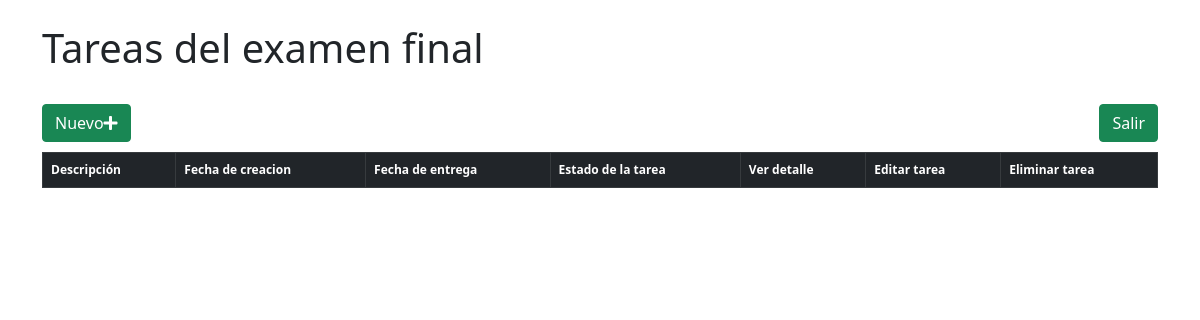
Page /examenFinal/dashboard on the earlier database version.
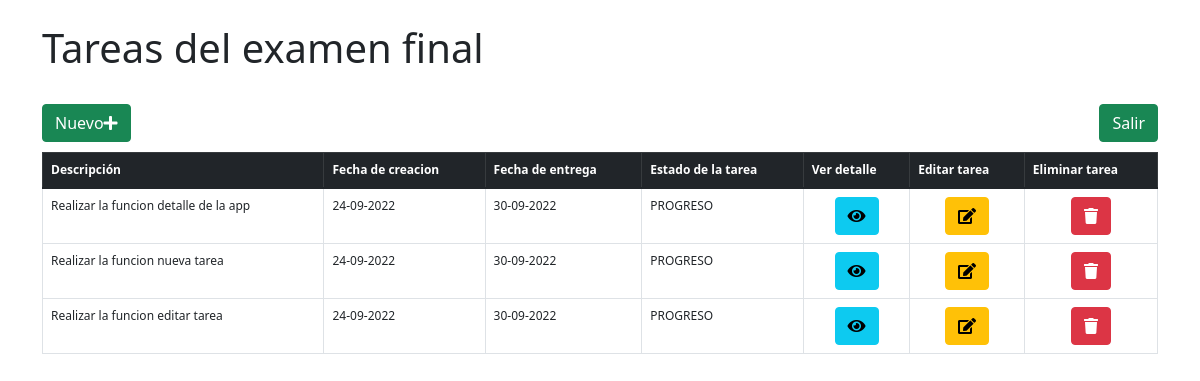
Same page on the later database version.
### examenFinal/models.py (models this page shows)
class tareasExamen(models.Model):
    fechaCreacion = models.CharField(max_length=256,default='24-09-2022')
    fechaEntrega = models.CharField(max_length=256,default='30-09-2022')
    descripcion = models.CharField(max_length=512,default='')
    estadoTarea = models.CharField(max_length=128,default='PROGRESO')

### examenFinal/views.py (the view)
# urls.py: path('dashboard',views.dashboard,name='dashboard'),
def dashboard(request):
    fecha_minima = str(datetime.today().date()) # para controlar la fecha de creación de tarea y la edición de la fecha de entrega con el control input type date
    return render(request,'examenFinal/dashboard.html',{
        'tareas_totales':tareasExamen.objects.all().order_by('id'),
        'fecha_minima':fecha_minima
    })

### examenFinal/templates/examenFinal/dashboard.html (shortened to what this page needs)
<!DOCTYPE html>
<html lang="es">
    <head>
        <link href="https://cdn.jsdelivr.net/npm/bootstrap@5.1.3/dist/css/bootstrap.min.css" rel="stylesheet">
        <link rel="stylesheet" href="https://use.fontawesome.com/releases/v5.8.1/css/all.css">
    </head>
    <body>
        <div class="container">
            <br>
            <h1>Tareas del examen final</h1>
            <br>
            <div>
                <a class="btn btn-success float-start" style="color: white;" data-bs-toggle="modal" data-bs-target="#nuevaTarea">Nuevo<i class="fa fa-plus"></i></a>
                <a class="btn btn-success float-end" style="color: white;" href="{% url 'examenFinal:index' %}">Salir</a>
            </div>
            <br>
            <br>
            <table class="table table-bordered table-hover" style="font-size: 12px;">
                <thead class="table-dark">
                    <tr>
                        <th scope="col">Descripción</th>
                        <th scope="col">Fecha de creacion</th>
                        <th scope="col">Fecha de entrega</th>
                        <th scope="col">Estado de la tarea</th>
                        <th scope="col">Ver detalle</th>
                        <th scope="col">Editar tarea</th>
                        <th scope="col">Eliminar tarea</th>
                    </tr>
                </thead>
                <tbody id="infoTareas">
                {% for tarea in tareas_totales %}
                <tr>
                    <td scope="row">{{ tarea.descripcion }}</td>
                    <td>{{ tarea.fechaCreacion }}</td>
                    <td>{{ tarea.fechaEntrega }}</td>
                    <td>{{ tarea.estadoTarea }}</td>
                    <td style="text-align: center;"><a id="{{ tarea.id }}" class="btn btn-info" style="color: black;" data-bs-toggle="modal" data-bs-target="#verDetalle" onclick="mostrarDetalle(this.id)"><i class="fa fa-eye"></i></a></td>
                    <td style="text-align: center;"><a id="{{ tarea.id }}" class="btn btn-warning" style="color: black;" data-bs-toggle="modal" data-bs-target="#editarTarea" onclick="editarTarea(this.id)"><i class="fa fa-edit"></i></a></td>
                    <td style="text-align: center;"><a id="{{ tarea.id }}" class="btn btn-danger" style="color: white;" onclick="eliminarTarea(this.id)"><i class="fa fa-trash"></i></a></td>
                </tr>
                {% endfor %}
                </tbody>
            </table>
        </div>
    </body>
</html>

Differences in the rows shown:
added tareasExamen: descripcion "Realizar la funcion detalle de la app", fechaCreacion "24-09-2022", fechaEntrega "30-09-2022", estadoTarea "PROGRESO"
added tareasExamen: descripcion "Realizar la funcion nueva tarea", fechaCreacion "24-09-2022", fechaEntrega "30-09-2022", estadoTarea "PROGRESO"
added tareasExamen: descripcion "Realizar la funcion editar tarea", fechaCreacion "24-09-2022", fechaEntrega "30-09-2022", estadoTarea "PROGRESO"
